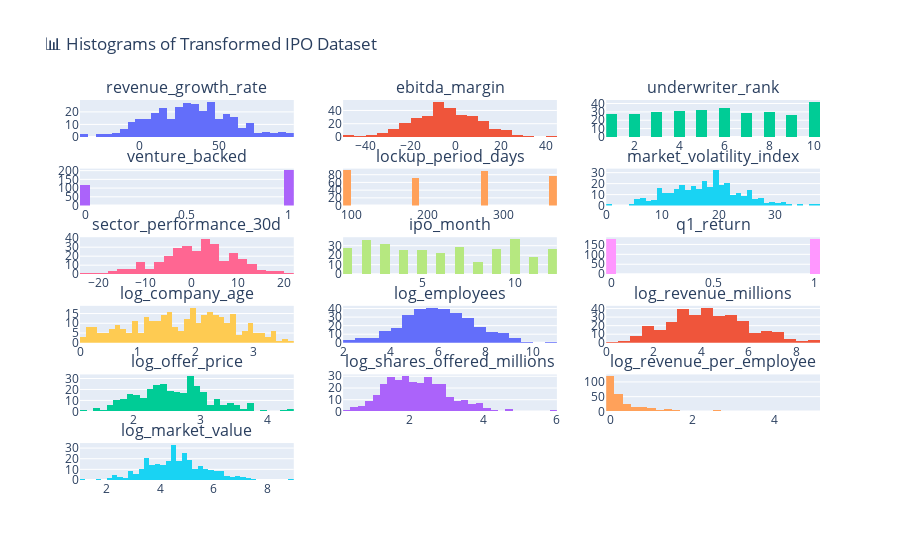

Write notebook code for a chart like this one.
### Markdown cell above
### Review

### Code cell
df_input = pre_processing(df)

# Select numeric columns
numeric_cols = df_input.select_dtypes(include='number').columns

# Create subplot grid
rows = int(np.ceil(len(numeric_cols) / 3))
fig = sp.make_subplots(rows=rows, cols=3, subplot_titles=numeric_cols)

# Add histograms
for i, col in enumerate(numeric_cols):
    r, c = divmod(i, 3)
    fig.add_trace(
        go.Histogram(x=df_input[col], name=col, nbinsx=40),
        row=r+1, col=c+1
    )

fig.update_layout(
    title_text="📊 Histograms of Transformed IPO Dataset",
    height=300 * rows,
    showlegend=False
)
fig.show()

### Figure 1 — Plotly figure (JSON) as saved in the notebook; plotly's stock layout.template omitted (floating-point values rounded to 4 significant figures; data arrays with more than 128 entries replaced by an {"elided": "..."} marker saying what was removed)
{"data": [{"name": "revenue_growth_rate", "nbinsx": 40, "type": "histogram", "x": {"elided": "353 float values"}, "xaxis": "x", "yaxis": "y"}, {"name": "ebitda_margin", "nbinsx": 40, "type": "histogram", "x": {"elided": "353 float values"}, "xaxis": "x2", "yaxis": "y2"}, {"name": "underwriter_rank", "nbinsx": 40, "type": "histogram", "x": {"elided": "353 int values"}, "xaxis": "x3", "yaxis": "y3"}, {"name": "venture_backed", "nbinsx": 40, "type": "histogram", "x": {"elided": "353 int values"}, "xaxis": "x4", "yaxis": "y4"}, {"name": "lockup_period_days", "nbinsx": 40, "type": "histogram", "x": {"elided": "353 int values"}, "xaxis": "x5", "yaxis": "y5"}, {"name": "market_volatility_index", "nbinsx": 40, "type": "histogram", "x": {"elided": "353 float values"}, "xaxis": "x6", "yaxis": "y6"}, {"name": "sector_performance_30d", "nbinsx": 40, "type": "histogram", "x": {"elided": "353 float values"}, "xaxis": "x7", "yaxis": "y7"}, {"name": "ipo_month", "nbinsx": 40, "type": "histogram", "x": {"elided": "353 int values"}, "xaxis": "x8", "yaxis": "y8"}, {"name": "q1_return", "nbinsx": 40, "type": "histogram", "x": {"elided": "353 int values"}, "xaxis": "x9", "yaxis": "y9"}, {"name": "log_company_age", "nbinsx": 40, "type": "histogram", "x": {"elided": "353 float values"}, "xaxis": "x10", "yaxis": "y10"}, {"name": "log_employees", "nbinsx": 40, "type": "histogram", "x": {"elided": "353 float values"}, "xaxis": "x11", "yaxis": "y11"}, {"name": "log_revenue_millions", "nbinsx": 40, "type": "histogram", "x": {"elided": "353 float values"}, "xaxis": "x12", "yaxis": "y12"}, {"name": "log_offer_price", "nbinsx": 40, "type": "histogram", "x": {"elided": "353 float values"}, "xaxis": "x13", "yaxis": "y13"}, {"name": "log_shares_offered_millions", "nbinsx": 40, "type": "histogram", "x": {"elided": "353 float values"}, "xaxis": "x14", "yaxis": "y14"}, {"name": "log_revenue_per_employee", "nbinsx": 40, "type": "histogram", "x": {"elided": "353 float values"}, "xaxis": "x15", "yaxis": "y15"}, {"name": "log_market_value", "nbinsx": 40, "type": "histogram", "x": {"elided": "353 float values"}, "xaxis": "x16", "yaxis": "y16"}], "layout": {"annotations": [{"font": {"size": 16}, "showarrow": false, "text": "revenue_growth_rate", "x": 0.1444, "xanchor": "center", "xref": "paper", "y": 1.0, "yanchor": "bottom", "yref": "paper"}, {"font": {"size": 16}, "showarrow": false, "text": "ebitda_margin", "x": 0.5, "xanchor": "center", "xref": "paper", "y": 1.0, "yanchor": "bottom", "yref": "paper"}, {"font": {"size": 16}, "showarrow": false, "text": "underwriter_rank", "x": 0.8556, "xanchor": "center", "xref": "paper", "y": 1.0, "yanchor": "bottom", "yref": "paper"}, {"font": {"size": 16}, "showarrow": false, "text": "venture_backed", "x": 0.1444, "xanchor": "center", "xref": "paper", "y": 0.8194, "yanchor": "bottom", "yref": "paper"}, {"font": {"size": 16}, "showarrow": false, "text": "lockup_period_days", "x": 0.5, "xanchor": "center", "xref": "paper", "y": 0.8194, "yanchor": "bottom", "yref": "paper"}, {"font": {"size": 16}, "showarrow": false, "text": "market_volatility_index", "x": 0.8556, "xanchor": "center", "xref": "paper", "y": 0.8194, "yanchor": "bottom", "yref": "paper"}, {"font": {"size": 16}, "showarrow": false, "text": "sector_performance_30d", "x": 0.1444, "xanchor": "center", "xref": "paper", "y": 0.6389, "yanchor": "bottom", "yref": "paper"}, {"font": {"size": 16}, "showarrow": false, "text": "ipo_month", "x": 0.5, "xanchor": "center", "xref": "paper", "y": 0.6389, "yanchor": "bottom", "yref": "paper"}, {"font": {"size": 16}, "showarrow": false, "text": "q1_return", "x": 0.8556, "xanchor": "center", "xref": "paper", "y": 0.6389, "yanchor": "bottom", "yref": "paper"}, {"font": {"size": 16}, "showarrow": false, "text": "log_company_age", "x": 0.1444, "xanchor": "center", "xref": "paper", "y": 0.4583, "yanchor": "bottom", "yref": "paper"}, {"font": {"size": 16}, "showarrow": false, "text": "log_employees", "x": 0.5, "xanchor": "center", "xref": "paper", "y": 0.4583, "yanchor": "bottom", "yref": "paper"}, {"font": {"size": 16}, "showarrow": false, "text": "log_revenue_millions", "x": 0.8556, "xanchor": "center", "xref": "paper", "y": 0.4583, "yanchor": "bottom", "yref": "paper"}, {"font": {"size": 16}, "showarrow": false, "text": "log_offer_price", "x": 0.1444, "xanchor": "center", "xref": "paper", "y": 0.2778, "yanchor": "bottom", "yref": "paper"}, {"font": {"size": 16}, "showarrow": false, "text": "log_shares_offered_millions", "x": 0.5, "xanchor": "center", "xref": "paper", "y": 0.2778, "yanchor": "bottom", "yref": "paper"}, {"font": {"size": 16}, "showarrow": false, "text": "log_revenue_per_employee", "x": 0.8556, "xanchor": "center", "xref": "paper", "y": 0.2778, "yanchor": "bottom", "yref": "paper"}, {"font": {"size": 16}, "showarrow": false, "text": "log_market_value", "x": 0.1444, "xanchor": "center", "xref": "paper", "y": 0.09722, "yanchor": "bottom", "yref": "paper"}], "autosize": true, "showlegend": false, "title": {"text": "📊 Histograms of Transformed IPO Dataset"}, "xaxis": {"anchor": "y", "autorange": true, "domain": [0, 0.2889], "range": [-37.5, 97.5], "type": "linear"}, "xaxis10": {"anchor": "y10", "autorange": true, "domain": [0, 0.2889], "range": [1.804e-16, 3.7], "type": "linear"}, "xaxis11": {"anchor": "y11", "autorange": true, "domain": [0.3556, 0.6444], "range": [2, 11], "type": "linear"}, "xaxis12": {"anchor": "y12", "autorange": true, "domain": [0.7111, 1], "range": [0, 9], "type": "linear"}, "xaxis13": {"anchor": "y13", "autorange": true, "domain": [0, 0.2889], "range": [1.2, 4.4], "type": "linear"}, "xaxis14": {"anchor": "y14", "autorange": true, "domain": [0.3556, 0.6444], "range": [0.2, 6], "type": "linear"}, "xaxis15": {"anchor": "y15", "autorange": true, "domain": [0.7111, 1], "range": [-0.1, 5.1], "type": "linear"}, "xaxis16": {"anchor": "y16", "autorange": true, "domain": [0, 0.2889], "range": [1.0, 9], "type": "linear"}, "xaxis17": {"anchor": "y17", "domain": [0.3556, 0.6444]}, "xaxis18": {"anchor": "y18", "domain": [0.7111, 1]}, "xaxis2": {"anchor": "y2", "autorange": true, "domain": [0.3556, 0.6444], "range": [-50, 45], "type": "linear"}, "xaxis3": {"anchor": "y3", "autorange": true, "domain": [0.7111, 1], "range": [0.75, 10.25], "type": "linear"}, "xaxis4": {"anchor": "y4", "autorange": true, "domain": [0, 0.2889], "range": [-0.025, 1.025], "type": "linear"}, "xaxis5": {"anchor": "y5", "autorange": true, "domain": [0.3556, 0.6444], "range": [89.5, 369.5], "type": "linear"}, "xaxis6": {"anchor": "y6", "autorange": true, "domain": [0.7111, 1], "range": [0, 38], "type": "linear"}, "xaxis7": {"anchor": "y7", "autorange": true, "domain": [0, 0.2889], "range": [-24, 22], "type": "linear"}, "xaxis8": {"anchor": "y8", "autorange": true, "domain": [0.3556, 0.6444], "range": [0.75, 12.25], "type": "linear"}, "xaxis9": {"anchor": "y9", "autorange": true, "domain": [0.7111, 1], "range": [-0.025, 1.025], "type": "linear"}, "yaxis": {"anchor": "x", "autorange": true, "domain": [0.9028, 1.0], "range": [0, 29.47]}, "yaxis10": {"anchor": "x10", "autorange": true, "domain": [0.3611, 0.4583], "range": [0, 18.95]}, "yaxis11": {"anchor": "x11", "autorange": true, "domain": [0.3611, 0.4583], "range": [0, 43.16]}, "yaxis12": {"anchor": "x12", "autorange": true, "domain": [0.3611, 0.4583], "range": [0, 43.16]}, "yaxis13": {"anchor": "x13", "autorange": true, "domain": [0.1806, 0.2778], "range": [0, 33.68]}, "yaxis14": {"anchor": "x14", "autorange": true, "domain": [0.1806, 0.2778], "range": [0, 31.58]}, "yaxis15": {"anchor": "x15", "autorange": true, "domain": [0.1806, 0.2778], "range": [0, 125.3]}, "yaxis16": {"anchor": "x16", "autorange": true, "domain": [0, 0.09722], "range": [0, 34.74]}, "yaxis17": {"anchor": "x17", "domain": [0, 0.09722]}, "yaxis18": {"anchor": "x18", "domain": [0, 0.09722]}, "yaxis2": {"anchor": "x2", "autorange": true, "domain": [0.9028, 1.0], "range": [0, 55.79]}, "yaxis3": {"anchor": "x3", "autorange": true, "domain": [0.9028, 1.0], "range": [0, 44.21]}, "yaxis4": {"anchor": "x4", "autorange": true, "domain": [0.7222, 0.8194], "range": [0, 211.6]}, "yaxis5": {"anchor": "x5", "autorange": true, "domain": [0.7222, 0.8194], "range": [0, 95.79]}, "yaxis6": {"anchor": "x6", "autorange": true, "domain": [0.7222, 0.8194], "range": [0, 33.68]}, "yaxis7": {"anchor": "x7", "autorange": true, "domain": [0.5417, 0.6389], "range": [0, 41.05]}, "yaxis8": {"anchor": "x8", "autorange": true, "domain": [0.5417, 0.6389], "range": [0, 38.95]}, "yaxis9": {"anchor": "x9", "autorange": true, "domain": [0.5417, 0.6389], "range": [0, 186.3]}}}
